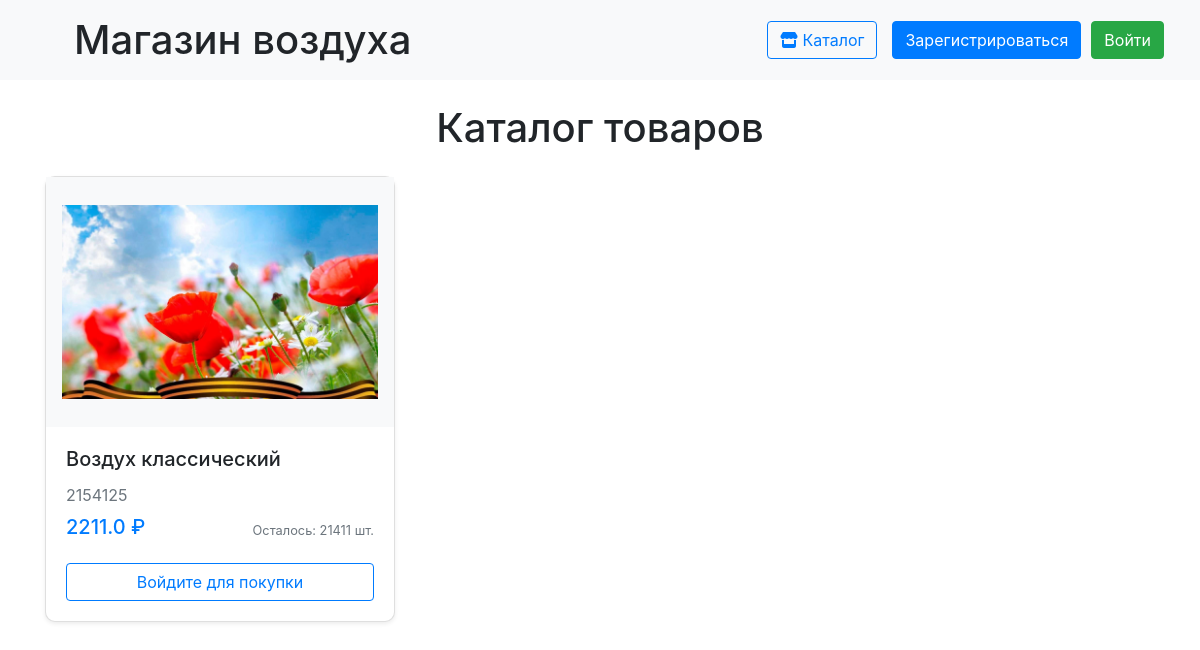
Before: / with the older database file.
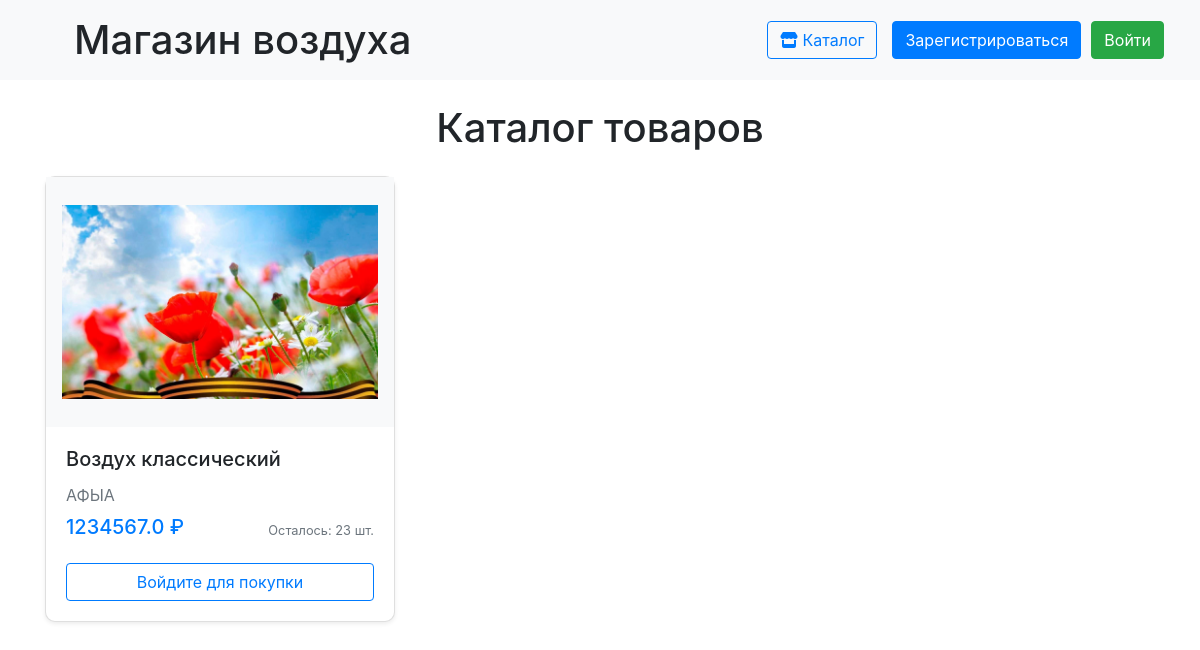
After: the same page with the newer database file.
### data/products.py (models this page shows)
class Product(SqlAlchemyBase):
    __tablename__ = 'products'
    id = sa.Column(sa.Integer, primary_key=True, autoincrement=True)
    title = sa.Column(sa.String, nullable=False)
    description = sa.Column(sa.Text)
    price = sa.Column(sa.Float, nullable=False)
    quantity = sa.Column(sa.Integer, default=0)
    image_url = sa.Column(sa.String)
    category = sa.Column(sa.String)
    created_at = sa.Column(sa.DateTime, default=sa.func.now())
    is_available = sa.Column(sa.Boolean, default=True)

### main.py (the view)
@app.route('/')
def index():
    db_sess = db_session.create_session()
    products = db_sess.query(Product).filter(Product.is_available == True).all()
    return render_template("index.html", products=products)

### data/db_session.py (called while the page is built)
def create_session() -> Session:
    global __factory
    return __factory()

### templates/index.html (shortened to what this page needs)
{% extends "base.html" %}
{% block content %}
<div class="container py-4">
    <h1 class="text-center mb-4">Каталог товаров</h1>
    <div class="row">
        {% for product in products %}
        <div class="col-lg-4 col-md-6 mb-4">
            <div class="card h-100 shadow-sm">
                <div class="product-image-container">
                    {% if product.image_url %}
                    <img src="{{ url_for('static', filename=product.image_url) }}"
                         class="card-img-top img-fluid p-3"
                         alt="{{ product.title }}"
                         style="max-height: 250px; object-fit: contain;">
                    {% else %}
                    <div class="no-image-placeholder d-flex align-items-center justify-content-center">
                        <i class="fas fa-image fa-5x text-muted"></i>
                    </div>
                    {% endif %}
                </div>
                <div class="card-body d-flex flex-column">
                    <h5 class="card-title">{{ product.title }}</h5>
                    {% if product.description %}
                    <p class="card-text text-muted mb-2">{{ product.description|truncate(100) }}</p>
                    {% endif %}
                    <div class="mt-auto">
                        <div class="d-flex justify-content-between align-items-center mb-3">
                            <span class="h5 text-primary">{{ product.price }} ₽</span>
                            <small class="text-muted">Осталось: {{ product.quantity }} шт.</small>
                        </div>
                        {% if current_user.is_authenticated %}
                        <form action="{{ url_for('buy', product_id=product.id) }}" method="POST">
                            <div class="input-group">
                                <input type="number" name="quantity" value="1" min="1"
                                       max="{{ product.quantity }}" class="form-control">
                                <button class="btn btn-success" {% if product.quantity < 1 %}disabled{% endif %}>
                                    <i class="fas fa-shopping-cart"></i> Купить
                                </button>
                            </div>
                        </form>
                        {% else %}
                        <a href="{{ url_for('login') }}" class="btn btn-outline-primary btn-block">
                            Войдите для покупки
                        </a>
                        {% endif %}
                    </div>
                </div>
            </div>
        </div>
        {% endfor %}
    </div>
</div>
{% endblock %}

### templates/base.html (shortened to what this page needs)
<!doctype html>
<html lang="en">
<head>
    <link rel="stylesheet" href="https://stackpath.bootstrapcdn.com/bootstrap/4.4.1/css/bootstrap.min.css">
    <link rel="stylesheet" href="https://cdnjs.cloudflare.com/ajax/libs/font-awesome/6.0.0/css/all.min.css">
    <link rel="stylesheet" href="{{ url_for('static', filename='css/style.css') }}">
</head>
<body>
<nav class="navbar navbar-light bg-light">
    <div class="navbar-container">
        <h1 class="m-2" style="padding-left: 30px;">Магазин воздуха</h1>
        <div class="nav-section">
            {% if current_user.is_authenticated %}
                <a href="{{ url_for('index') }}" class="btn btn-outline-primary">
                    <i class="fas fa-store"></i> Каталог
                </a>
                <div class="d-flex align-items-center">
                    <span class="balance mr-2" onclick="window.location.href='{{ url_for('payment') }}'">
                        {{ current_user.balance }} ₽
                    </span>
                    <span class="username {% if current_user.is_admin %}admin-badge{% endif %}"
                          onclick="window.location.href='{{ url_for('profile') }}'">
                        {{ current_user.name }}
                        {% if current_user.is_admin %}<span class="badge badge-warning ml-2">ADMIN</span>{% endif %}
                    </span>
                </div>
            {% else %}
                <a href="{{ url_for('index') }}" class="btn btn-outline-primary">
                    <i class="fas fa-store"></i> Каталог
                </a>
                <div class="auth-buttons">
                    <a class="btn btn-primary" href="/register">Зарегистрироваться</a>
                    <a class="btn btn-success" href="/login">Войти</a>
                </div>
            {% endif %}
        </div>
    </div>
</nav>
<main>
    {% block content %}{% endblock %}
</main>
</body>
</html>

### static/css/style.css (style rules this page uses)
.navbar-container { width: 100%; display: flex; justify-content: space-between; align-items: center; }
.nav-section { display: flex; align-items: center; gap: 15px; }
.auth-buttons { display: flex; gap: 10px; align-items: center; }
.navbar-container { display: flex; justify-content: space-between; align-items: center; width: 100%; padding: 0 20px; }

### templates/index.html (style rules this page uses)
.product-image-container { height: 250px; display: flex; align-items: center; justify-content: center; background-color: #f8f9fa; overflow: hidden; }
.card { transition: transform 0.2s; border-radius: 10px; }

Changed rows visible on the page:
changed Product "Воздух классический": description "2154125" → "АФЫА"; price "2211.0" → "1234567.0"; quantity "21411" → "23"
